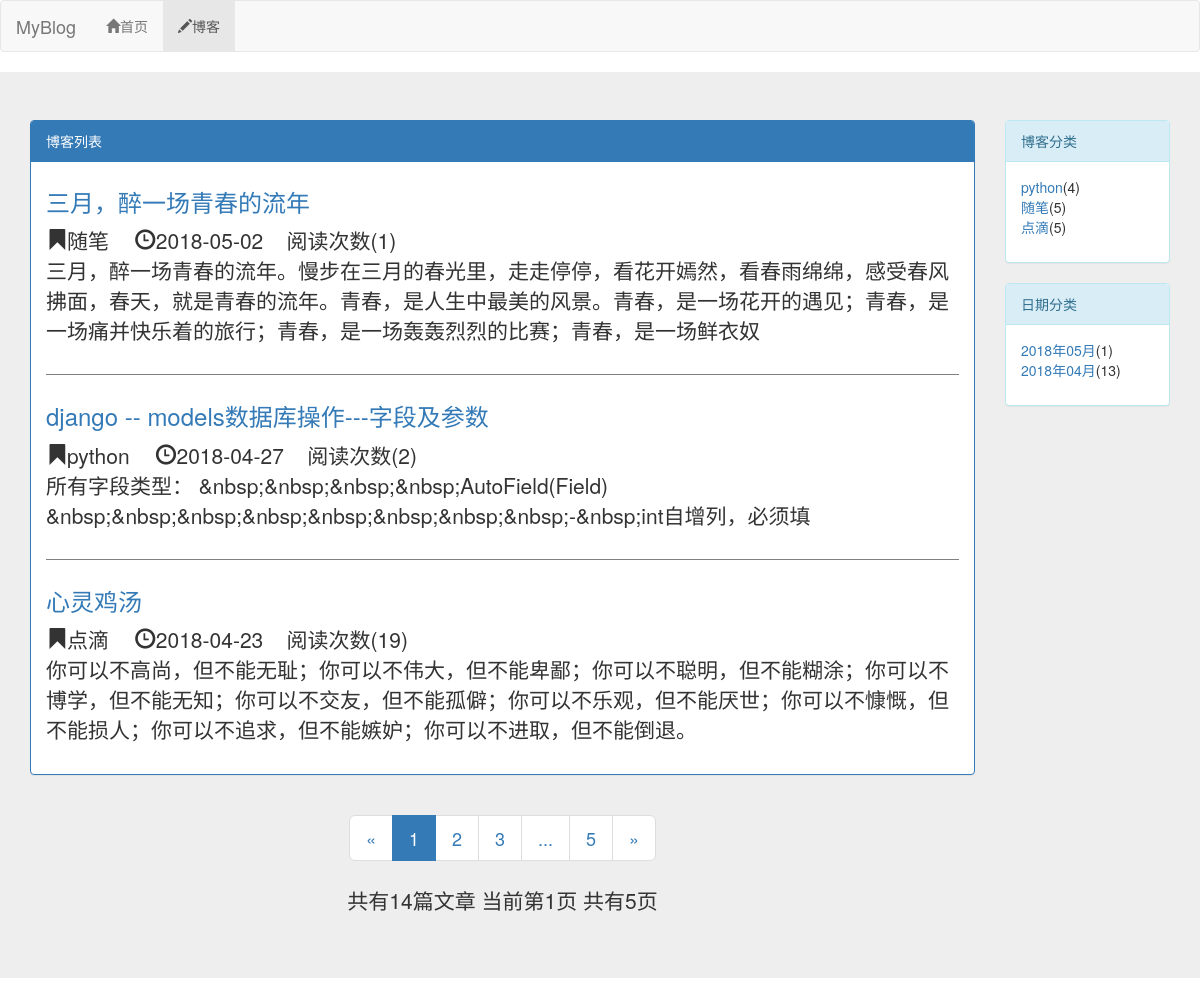
The page /blog/ on the database as committed earlier.
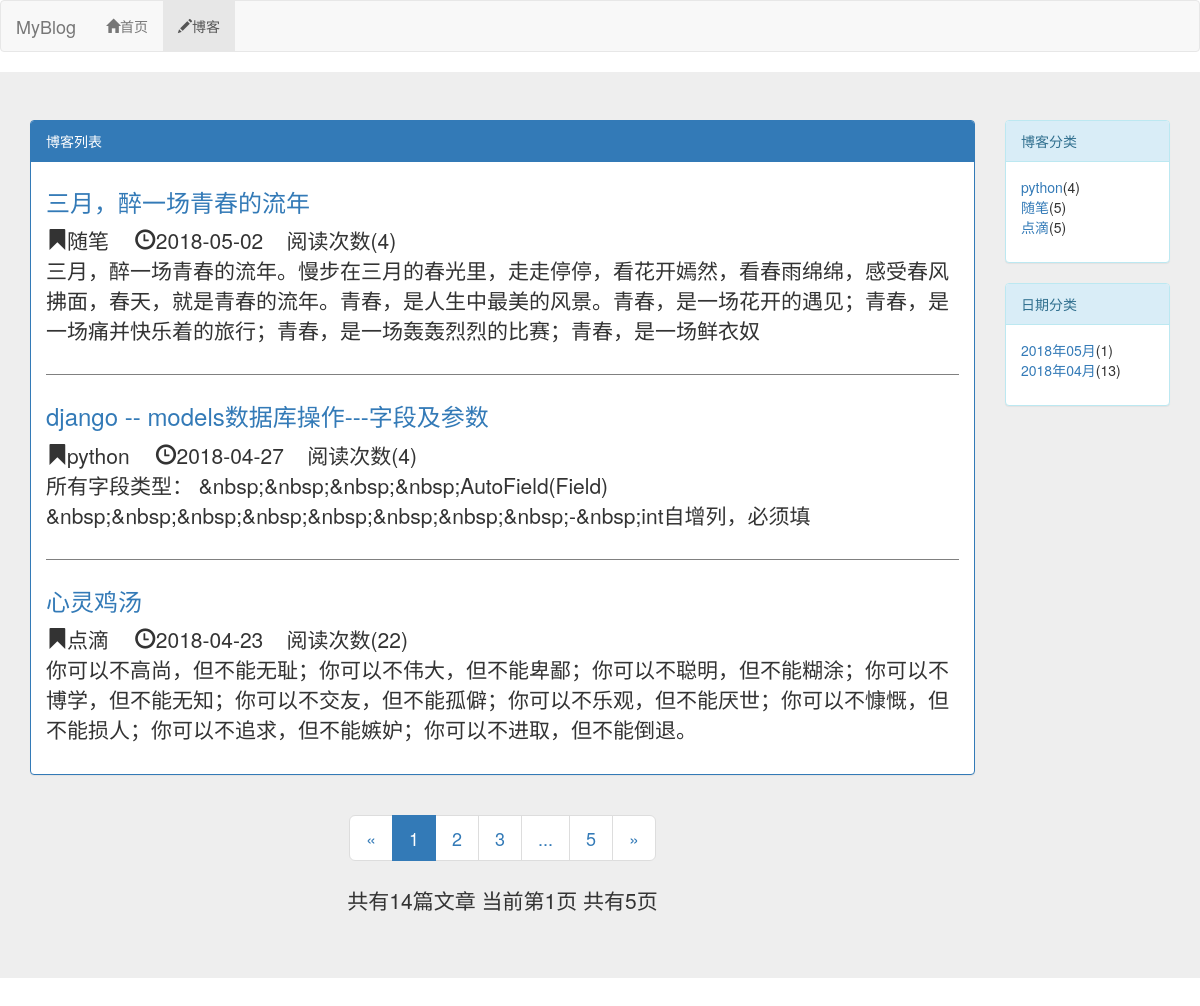
The same page on the database as committed later.
### blog/models.py (models this page shows, shortened)
class Blog(models.Model,ReadNumExpandMethod):
    title=models.CharField(max_length=50)
    blog_type=models.ForeignKey(BlogType,on_delete=models.DO_NOTHING)
    content=RichTextUploadingField()
    read_details=GenericRelation(ReadDetail)
    author=models.ForeignKey(User,on_delete=models.DO_NOTHING)
    creat_time=models.DateTimeField(auto_now_add=True)
    last_updated_time=models.DateTimeField(auto_now=True)
    class Meta:
        ordering=['-creat_time']

class BlogType(models.Model):
    type_name=models.CharField(max_length=15)
    def __str__(self):
        return self.type_name

### read_statistics/models.py (models this page shows)
class ReadNum(models.Model):
    read_num=models.IntegerField(default=0)
    content_type = models.ForeignKey(ContentType, on_delete=models.DO_NOTHING)
    object_id = models.PositiveIntegerField()
    content_object = GenericForeignKey('content_type', 'object_id')

### blog/views.py (the view)
# urls.py: path('',views.blog_list,name='blog_list'),
def blog_list(request):
    blogs_all_list=Blog.objects.all()
    context=get_blog_list_common_data(request,blogs_all_list)
    return render(request,'blog/blog_list.html',context)

### read_statistics/models.py (called while the page is built)
    def get_read_num(self):
        try:
            ct = ContentType.objects.get_for_model(self)
            readnum = ReadNum.objects.get(content_type=ct, object_id=self.pk)
            return readnum.read_num
        except exceptions.ObjectDoesNotExist:
            return 0

### blog/templates/blog/blog_list.html (shortened to what the changed rows need)
{% extends "base.html" %}
{% load staticfiles %}
{% block hearder_extend %}
    <link rel="stylesheet" href="{% static 'blog/blog.css' %}">
{% endblock %}
{% block content %}
<div class="jumbotron">
<div class="container">
  <div class="row">
    <div class="col-xs-12 col-sm-8 col-md-9 col-lg-10">
        <div class="panel panel-primary">
            <div class="panel-body">
              {% for blog in blogs %}
                <div class="blog">
                        <h3> <a href="{% url 'blog_detail' blog.pk %}" style="text-decoration:none">{{ blog.title }}</a></h3>
                        <p class="blog-info">
                            <span class="glyphicon glyphicon-bookmark"></span>{{ blog.blog_type }}
                            <span class="glyphicon glyphicon-time" style="margin-left:20px"></span>{{ blog.creat_time|date:"Y-m-d" }}
                             &nbsp;&nbsp;&nbsp;阅读次数({{ blog.get_read_num }})
                        </p>
                    <p>{{ blog.content|striptags|truncatechars:120}}</p>
                </div>
                {% empty %}
                <div class="blog">
                    <h3>暂无博客，请期待</h3>
                </div>
                {% endfor %}
            </div>
          </div>
    </div>
  </div>
</div>
</div>
{% endblock%}

Rows that differ between the two databases and show on the page:
changed through a linked row, Blog "三月，醉一场青春的流年": get_read_num "1" → "4"
changed through a linked row, Blog "django -- models数据库操作---字段及参数": get_read_num "2" → "4"
changed through a linked row, Blog "心灵鸡汤": get_read_num "19" → "22"
